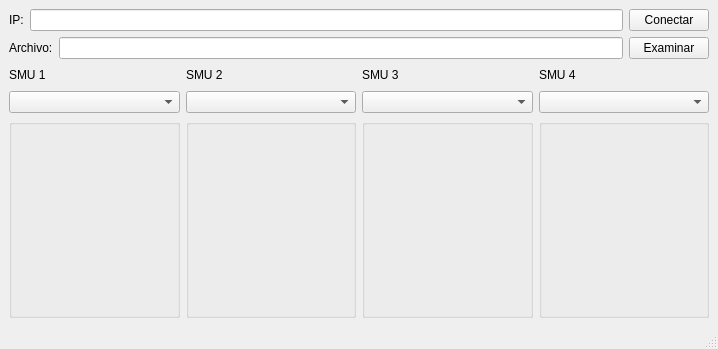
<?xml version="1.0" encoding="UTF-8"?>
<ui version="4.0">
 <class>mainWindow</class>
 <widget class="QMainWindow" name="mainWindow">
  <property name="geometry">
   <rect>
    <x>0</x>
    <y>0</y>
    <width>718</width>
    <height>349</height>
   </rect>
  </property>
  <property name="windowTitle">
   <string>SMU</string>
  </property>
  <widget class="QWidget" name="centralwidget">
   <layout class="QGridLayout" name="gridLayout">
    <item row="0" column="0">
     <layout class="QVBoxLayout" name="ip_file_layout" stretch="0,0">
      <item>
       <layout class="QHBoxLayout" name="horizontalLayout">
        <item>
         <widget class="QLabel" name="ipLabel">
          <property name="maximumSize">
           <size>
            <width>16777215</width>
            <height>25</height>
           </size>
          </property>
          <property name="text">
           <string>IP:</string>
          </property>
          <property name="scaledContents">
           <bool>true</bool>
          </property>
         </widget>
        </item>
        <item>
         <widget class="QLineEdit" name="ipField">
          <property name="maximumSize">
           <size>
            <width>16777215</width>
            <height>25</height>
           </size>
          </property>
         </widget>
        </item>
        <item>
         <widget class="QPushButton" name="connect_button">
          <property name="text">
           <string>Conectar</string>
          </property>
         </widget>
        </item>
       </layout>
      </item>
      <item>
       <layout class="QHBoxLayout" name="horizontalLayout_2">
        <item>
         <widget class="QLabel" name="label">
          <property name="maximumSize">
           <size>
            <width>16777215</width>
            <height>25</height>
           </size>
          </property>
          <property name="text">
           <string>Archivo:</string>
          </property>
         </widget>
        </item>
        <item>
         <widget class="QLineEdit" name="lineEdit">
          <property name="maximumSize">
           <size>
            <width>16777215</width>
            <height>25</height>
           </size>
          </property>
         </widget>
        </item>
        <item>
         <widget class="QPushButton" name="pushButton">
          <property name="text">
           <string>Examinar</string>
          </property>
         </widget>
        </item>
       </layout>
      </item>
     </layout>
    </item>
    <item row="1" column="0">
     <layout class="QHBoxLayout" name="mainLayout">
      <item>
       <layout class="QVBoxLayout" name="verticalLayout">
        <item>
         <widget class="QLabel" name="smu1_label">
          <property name="maximumSize">
           <size>
            <width>16777215</width>
            <height>20</height>
           </size>
          </property>
          <property name="text">
           <string>SMU 1</string>
          </property>
         </widget>
        </item>
        <item>
         <widget class="QComboBox" name="smu1_combo"/>
        </item>
        <item>
         <widget class="QGroupBox" name="smu1_groupbox">
          <property name="minimumSize">
           <size>
            <width>0</width>
            <height>20</height>
           </size>
          </property>
          <property name="maximumSize">
           <size>
            <width>16777215</width>
            <height>16777215</height>
           </size>
          </property>
          <property name="title">
           <string/>
          </property>
         </widget>
        </item>
       </layout>
      </item>
      <item>
       <layout class="QVBoxLayout" name="verticalLayout_2">
        <item>
         <widget class="QLabel" name="smu2_label">
          <property name="maximumSize">
           <size>
            <width>16777215</width>
            <height>20</height>
           </size>
          </property>
          <property name="text">
           <string>SMU 2</string>
          </property>
         </widget>
        </item>
        <item>
         <widget class="QComboBox" name="smu2_combo"/>
        </item>
        <item>
         <widget class="QGroupBox" name="smu2_groupbox">
          <property name="minimumSize">
           <size>
            <width>0</width>
            <height>20</height>
           </size>
          </property>
          <property name="maximumSize">
           <size>
            <width>16777215</width>
            <height>16777215</height>
           </size>
          </property>
          <property name="title">
           <string/>
          </property>
         </widget>
        </item>
       </layout>
      </item>
      <item>
       <layout class="QVBoxLayout" name="verticalLayout_3">
        <item>
         <widget class="QLabel" name="smu3_label">
          <property name="maximumSize">
           <size>
            <width>16777215</width>
            <height>20</height>
           </size>
          </property>
          <property name="text">
           <string>SMU 3</string>
          </property>
         </widget>
        </item>
        <item>
         <widget class="QComboBox" name="smu3_combo"/>
        </item>
        <item>
         <widget class="QGroupBox" name="smu3_groupbox">
          <property name="maximumSize">
           <size>
            <width>16777215</width>
            <height>16777215</height>
           </size>
          </property>
          <property name="title">
           <string/>
          </property>
         </widget>
        </item>
       </layout>
      </item>
      <item>
       <layout class="QVBoxLayout" name="verticalLayout_4">
        <item>
         <widget class="QLabel" name="smu4_label">
          <property name="maximumSize">
           <size>
            <width>16777215</width>
            <height>20</height>
           </size>
          </property>
          <property name="text">
           <string>SMU 4</string>
          </property>
         </widget>
        </item>
        <item>
         <widget class="QComboBox" name="smu4_combo"/>
        </item>
        <item>
         <widget class="QGroupBox" name="smu3_groupbox_2">
          <property name="title">
           <string/>
          </property>
         </widget>
        </item>
       </layout>
      </item>
     </layout>
    </item>
   </layout>
   <zorder>horizontalLayoutWidget</zorder>
   <zorder>verticalLayoutWidget_5</zorder>
   <zorder>smu1_label</zorder>
  </widget>
  <widget class="QStatusBar" name="statusbar"/>
 </widget>
 <resources/>
 <connections/>
</ui>
